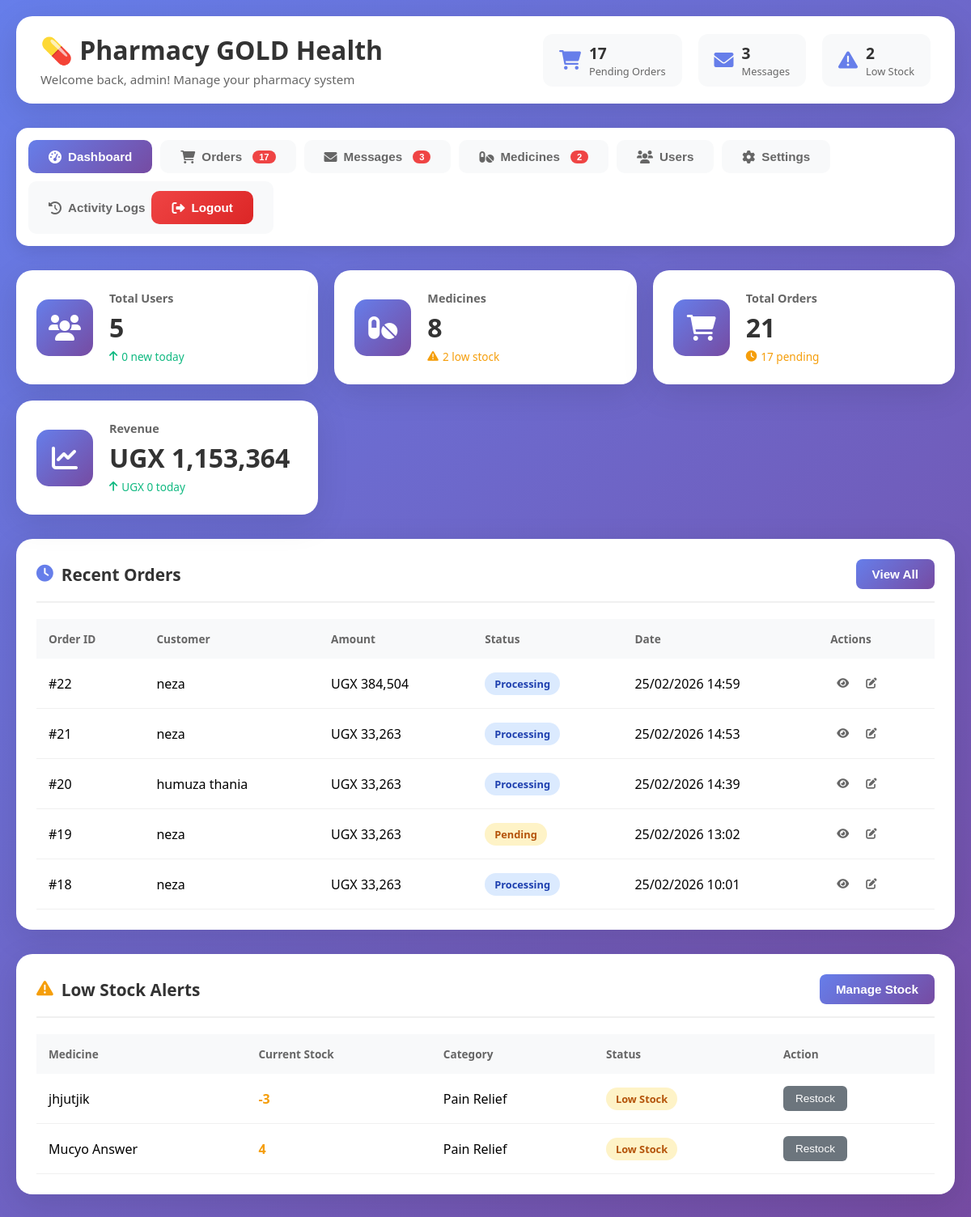
Screenshot of /overview.php (signed in) with the database file from the repository.
### tables this page shows
CREATE TABLE `orders` (
  `id` int(11) NOT NULL,
  `user_id` int(11) DEFAULT NULL,
  `cart_id` int(11) DEFAULT NULL,
  `medicine_id` int(11) DEFAULT NULL,
  `quantity` int(11) DEFAULT NULL,
  `total_amount` decimal(10,2) DEFAULT NULL,
  `order_date` timestamp NOT NULL DEFAULT current_timestamp(),
  `status` enum('pending','processing','shipped','delivered','completed','cancelled') DEFAULT 'pending',
  `payment_method` varchar(50) DEFAULT 'MTN Mobile Money',
  `payment_status` enum('pending','paid','failed') DEFAULT 'pending',
  `transaction_id` varchar(100) DEFAULT NULL,
  `transaction_ref` varchar(100) DEFAULT NULL,
  `paid_at` timestamp NULL DEFAULT NULL
);

CREATE TABLE `users` (
  `id` int(11) NOT NULL,
  `username` varchar(50) NOT NULL,
  `email` varchar(100) NOT NULL,
  `password` varchar(255) NOT NULL,
  `phone` varchar(20) DEFAULT NULL,
  `role` enum('user','admin') DEFAULT 'user',
  `created_at` timestamp NOT NULL DEFAULT current_timestamp()
);

CREATE TABLE `medicines` (
  `id` int(11) NOT NULL,
  `name` varchar(100) NOT NULL,
  `generic_name` varchar(100) DEFAULT NULL,
  `description` text DEFAULT NULL,
  `price` decimal(10,2) NOT NULL,
  `cost_price` decimal(10,2) DEFAULT 0.00,
  `stock` int(11) DEFAULT 0,
  `batch_number` varchar(50) DEFAULT NULL,
  `expiry_date` date DEFAULT NULL,
  `location` varchar(100) DEFAULT NULL,
  `image_url` varchar(255) DEFAULT NULL,
  `category` varchar(50) DEFAULT NULL,
  `manufacturer` varchar(100) DEFAULT NULL,
  `dosage_form` varchar(50) DEFAULT NULL,
  `strength` varchar(50) DEFAULT NULL,
  `created_at` timestamp NOT NULL DEFAULT current_timestamp(),
  `featured` tinyint(1) DEFAULT 0,
  `prescription_required` tinyint(1) DEFAULT 0,
  `discount` int(11) DEFAULT 0,
  `rating` decimal(2,1) DEFAULT 0.0
);

### overview.php (the view, shortened to what this page needs)
<?php
require_once 'config.php';
$active_section = isset($_GET['section']) ? $_GET['section'] : 'dashboard';
$stats = [];
$users_query = "SELECT
                COUNT(*) as total,
                SUM(CASE WHEN DATE(created_at) = CURDATE() THEN 1 ELSE 0 END) as today,
                SUM(CASE WHEN role = 'admin' THEN 1 ELSE 0 END) as admins
                FROM users";
$users_result = mysqli_query($conn, $users_query);
$stats['users'] = $users_result ? mysqli_fetch_assoc($users_result) : ['total' => 0, 'today' => 0, 'admins' => 0];
$medicines_query = "SELECT
                    COUNT(*) as total,
                    SUM(CASE WHEN stock = 0 THEN 1 ELSE 0 END) as out_of_stock,
                    SUM(CASE WHEN stock < 10 THEN 1 ELSE 0 END) as low_stock
                    FROM medicines";
$medicines_result = mysqli_query($conn, $medicines_query);
$stats['medicines'] = $medicines_result ? mysqli_fetch_assoc($medicines_result) : ['total' => 0, 'out_of_stock' => 0, 'low_stock' => 0];
$orders_query = "SELECT
                 COUNT(*) as total,
                 SUM(CASE WHEN status = 'pending' THEN 1 ELSE 0 END) as pending,
                 SUM(CASE WHEN status = 'processing' THEN 1 ELSE 0 END) as processing,
                 SUM(CASE WHEN status = 'shipped' THEN 1 ELSE 0 END) as shipped,
                 SUM(CASE WHEN status = 'delivered' THEN 1 ELSE 0 END) as delivered,
                 SUM(CASE WHEN status = 'completed' THEN 1 ELSE 0 END) as completed,
                 SUM(CASE WHEN status = 'cancelled' THEN 1 ELSE 0 END) as cancelled,
                 SUM(total_amount) as revenue,
                 SUM(CASE WHEN DATE(order_date) = CURDATE() THEN 1 ELSE 0 END) as today_orders,
                 SUM(CASE WHEN DATE(order_date) = CURDATE() THEN total_amount ELSE 0 END) as today_revenue
                 FROM orders";
$orders_result = mysqli_query($conn, $orders_query);
$stats['orders'] = $orders_result ? mysqli_fetch_assoc($orders_result) : ['total' => 0, 'pending' => 0, 'processing' => 0, 'shipped' => 0, 'delivered' => 0, 'completed' => 0, 'cancelled' => 0, 'revenue' => 0, 'today_orders' => 0, 'today_revenue' => 0];
$messages_query = "SELECT COUNT(*) as total FROM messages";
$messages_result = mysqli_query($conn, $messages_query);
$stats['messages'] = $messages_result ? mysqli_fetch_assoc($messages_result) : ['total' => 0];
$orders = mysqli_query($conn, "SELECT o.*, u.username, u.email, u.phone
                               FROM orders o
                               JOIN users u ON o.user_id = u.id
                               ORDER BY o.order_date DESC");
$low_stock = mysqli_query($conn, "SELECT * FROM medicines WHERE stock < 10 ORDER BY stock ASC");
?>
<!DOCTYPE html>
<html lang="en">
<head>
    <link rel="stylesheet" href="https://cdnjs.cloudflare.com/ajax/libs/font-awesome/6.0.0/css/all.min.css">
</head>
<body>
    <div class="admin-container">
        <div class="admin-header">
            <div class="header-title">
                <h1>💊 Pharmacy GOLD Health</h1>
                <p>Welcome back, <?php echo htmlspecialchars($_SESSION['username']); ?>! Manage your pharmacy system</p>
            </div>
            <div class="header-stats">
                <div class="stat-badge">
                    <i class="fas fa-shopping-cart"></i>
                    <div class="stat-info">
                        <span class="stat-value"><?php echo $stats['orders']['pending']; ?></span>
                        <span class="stat-label">Pending Orders</span>
                    </div>
                </div>
                <div class="stat-badge">
                    <i class="fas fa-envelope"></i>
                    <div class="stat-info">
                        <span class="stat-value"><?php echo $stats['messages']['total']; ?></span>
                        <span class="stat-label">Messages</span>
                    </div>
                </div>
                <div class="stat-badge">
                    <i class="fas fa-exclamation-triangle"></i>
                    <div class="stat-info">
                        <span class="stat-value"><?php echo $stats['medicines']['low_stock']; ?></span>
                        <span class="stat-label">Low Stock</span>
                    </div>
                </div>
            </div>
        </div>
        <div class="nav-tabs">
            <button class="nav-tab <?php echo $active_section == 'dashboard' ? 'active' : ''; ?>" onclick="switchSection('dashboard')">
                <i class="fas fa-tachometer-alt"></i> Dashboard
            </button>
            <button class="nav-tab <?php echo $active_section == 'orders' ? 'active' : ''; ?>" onclick="switchSection('orders')">
                <i class="fas fa-shopping-cart"></i> Orders
                <?php if ($stats['orders']['pending'] > 0): ?>
                    <span class="badge"><?php echo $stats['orders']['pending']; ?></span>
                <?php endif; ?>
            </button>
            <button class="nav-tab <?php echo $active_section == 'messages' ? 'active' : ''; ?>" onclick="switchSection('messages')">
                <i class="fas fa-envelope"></i> Messages
                <span class="badge"><?php echo $stats['messages']['total']; ?></span>
            </button>
            <button class="nav-tab <?php echo $active_section == 'medicines' ? 'active' : ''; ?>" onclick="switchSection('medicines')">
                <i class="fas fa-pills"></i> Medicines
                <?php if ($stats['medicines']['low_stock'] > 0): ?>
                    <span class="badge"><?php echo $stats['medicines']['low_stock']; ?></span>
                <?php endif; ?>
            </button>
            <button class="nav-tab <?php echo $active_section == 'users' ? 'active' : ''; ?>" onclick="switchSection('users')">
                <i class="fas fa-users"></i> Users
            </button>
            <button class="nav-tab <?php echo $active_section == 'settings' ? 'active' : ''; ?>" onclick="switchSection('settings')">
                <i class="fas fa-cog"></i> Settings
            </button>
            <button class="nav-tab <?php echo $active_section == 'logs' ? 'active' : ''; ?>" onclick="switchSection('logs')">
                <i class="fas fa-history"></i> Activity Logs
<a href="admin logout.php" class="nav-tab" style="margin-left: auto; background: linear-gradient(135deg, #ef4444, #dc2626); color: white; text-decoration: none;">
    <i class="fas fa-sign-out-alt"></i> Logout
</a>
        </div>
        <div id="dashboard" class="content-section <?php echo $active_section == 'dashboard' ? 'active' : ''; ?>">
            <div class="stats-grid">
                <div class="stat-card">
                    <div class="stat-icon"><i class="fas fa-users"></i></div>
                    <div class="stat-content">
                        <h3>Total Users</h3>
                        <div class="stat-number"><?php echo $stats['users']['total']; ?></div>
                        <div class="stat-trend positive">
                            <i class="fas fa-arrow-up"></i> <?php echo $stats['users']['today']; ?> new today
                        </div>
                    </div>
                </div>
                <div class="stat-card">
                    <div class="stat-icon"><i class="fas fa-pills"></i></div>
                    <div class="stat-content">
                        <h3>Medicines</h3>
                        <div class="stat-number"><?php echo $stats['medicines']['total']; ?></div>
                        <div class="stat-trend <?php echo $stats['medicines']['low_stock'] > 0 ? 'warning' : 'positive'; ?>">
                            <i class="fas fa-exclamation-triangle"></i> <?php echo $stats['medicines']['low_stock']; ?> low stock
                        </div>
                    </div>
                </div>
                <div class="stat-card">
                    <div class="stat-icon"><i class="fas fa-shopping-cart"></i></div>
                    <div class="stat-content">
                        <h3>Total Orders</h3>
                        <div class="stat-number"><?php echo $stats['orders']['total']; ?></div>
                        <div class="stat-trend <?php echo $stats['orders']['pending'] > 0 ? 'warning' : 'positive'; ?>">
                            <i class="fas fa-clock"></i> <?php echo $stats['orders']['pending']; ?> pending
                        </div>
                    </div>
                </div>
                <div class="stat-card">
                    <div class="stat-icon"><i class="fas fa-chart-line"></i></div>
                    <div class="stat-content">
                        <h3>Revenue</h3>
                        <div class="stat-number">UGX <?php echo number_format(($stats['orders']['revenue'] ?? 0) * 3700, 0); ?></div>
                        <div class="stat-trend positive">
                            <i class="fas fa-arrow-up"></i> UGX <?php echo number_format(($stats['orders']['today_revenue'] ?? 0) * 3700, 0); ?> today
                        </div>
                    </div>
                </div>
            </div>
            <div class="card">
                <div class="card-header">
                    <h2><i class="fas fa-clock"></i> Recent Orders</h2>
                    <button class="btn-primary" onclick="switchSection('orders')">View All</button>
                </div>
                <div class="table-responsive">
                    <table>
                        <thead>
                            <tr>
                                <th>Order ID</th>
                                <th>Customer</th>
                                <th>Amount</th>
                                <th>Status</th>
                                <th>Date</th>
                                <th>Actions</th>
                            </tr>
                        </thead>
                        <tbody>
                            <?php
                            mysqli_data_seek($orders, 0);
                            $count = 0;
                            while ($order = mysqli_fetch_assoc($orders)):
                                if ($count++ >= 5) break;
                            ?>
                                <tr>
                                    <td>#<?php echo $order['id']; ?></td>
                                    <td><?php echo htmlspecialchars($order['username']); ?></td>
                                    <td>UGX <?php echo number_format($order['total_amount'] * 3700, 0); ?></td>
                                    <td>
                                        <span class="status-badge status-<?php echo $order['status']; ?>">
                                            <?php echo ucfirst($order['status']); ?>
                                        </span>
                                    </td>
                                    <td><?php echo date('d/m/Y H:i', strtotime($order['order_date'])); ?></td>
                                    <td>
                                        <div class="action-buttons">
                                            <button class="btn-icon" onclick="viewOrder(<?php echo $order['id']; ?>)">
                                                <i class="fas fa-eye"></i>
                                            </button>
                                            <button class="btn-icon" onclick="updateOrderStatus(<?php echo $order['id']; ?>)">
                                                <i class="fas fa-edit"></i>
                                            </button>
                                        </div>
                                    </td>
                                </tr>
                            <?php endwhile; ?>
                        </tbody>
                    </table>
                </div>
            </div>
            <?php if (mysqli_num_rows($low_stock) > 0): ?>
            <div class="card">
                <div class="card-header">
                    <h2><i class="fas fa-exclamation-triangle" style="color: #f59e0b;"></i> Low Stock Alerts</h2>
                    <button class="btn-primary" onclick="switchSection('medicines')">Manage Stock</button>
                </div>
                <div class="table-responsive">
                    <table>
                        <thead>
                            <tr>
                                <th>Medicine</th>
                                <th>Current Stock</th>
                                <th>Category</th>
                                <th>Status</th>
                                <th>Action</th>
                            </tr>
                        </thead>
                        <tbody>
                            <?php while ($item = mysqli_fetch_assoc($low_stock)): ?>
                                <tr>
                                    <td><?php echo htmlspecialchars($item['name']); ?></td>
                                    <td><strong style="color: <?php echo $item['stock'] == 0 ? '#ef4444' : '#f59e0b'; ?>;"><?php echo $item['stock']; ?></strong></td>
                                    <td><?php echo $item['category']; ?></td>
                                    <td>
                                        <?php if ($item['stock'] == 0): ?>
                                            <span class="status-badge status-cancelled">Out of Stock</span>
                                        <?php else: ?>
                                            <span class="status-badge status-pending">Low Stock</span>
                                        <?php endif; ?>
                                    </td>
                                    <td>
                                        <button class="btn-secondary" onclick="editMedicine(<?php echo $item['id']; ?>)">Restock</button>
                                    </td>
                                </tr>
                            <?php endwhile; ?>
                        </tbody>
                    </table>
                </div>
            </div>
            <?php endif; ?>
        </div>
    </div>
</body>
</html>

### rows the page displays
orders: id "22", user.username "neza", $order['total_amount']*3700 "384,504", status "Processing", order_date "25/02/2026 14:59"
orders: id "21", user.username "neza", $order['total_amount']*3700 "33,263", status "Processing", order_date "25/02/2026 14:53"
orders: id "20", user.username "humuza thania", $order['total_amount']*3700 "33,263", status "Processing", order_date "25/02/2026 14:39"
orders: id "19", user.username "neza", $order['total_amount']*3700 "33,263", status "Pending", order_date "25/02/2026 13:02"
orders: id "18", user.username "neza", $order['total_amount']*3700 "33,263", status "Processing", order_date "25/02/2026 10:01"
medicines: name "jhjutjik", stock "-3", category "Pain Relief", shows "Low Stock"
medicines: name "Mucyo Answer", stock "4", category "Pain Relief", shows "Low Stock"

### other values shown
$_SESSION['username'] "admin"
$stats['orders']['pending'] "17"
$stats['messages']['total'] "3"
$stats['medicines']['low_stock'] "2"
$stats['users']['total'] "5"
$stats['users']['today'] "0"
$stats['medicines']['total'] "8"
$stats['orders']['total'] "21"
